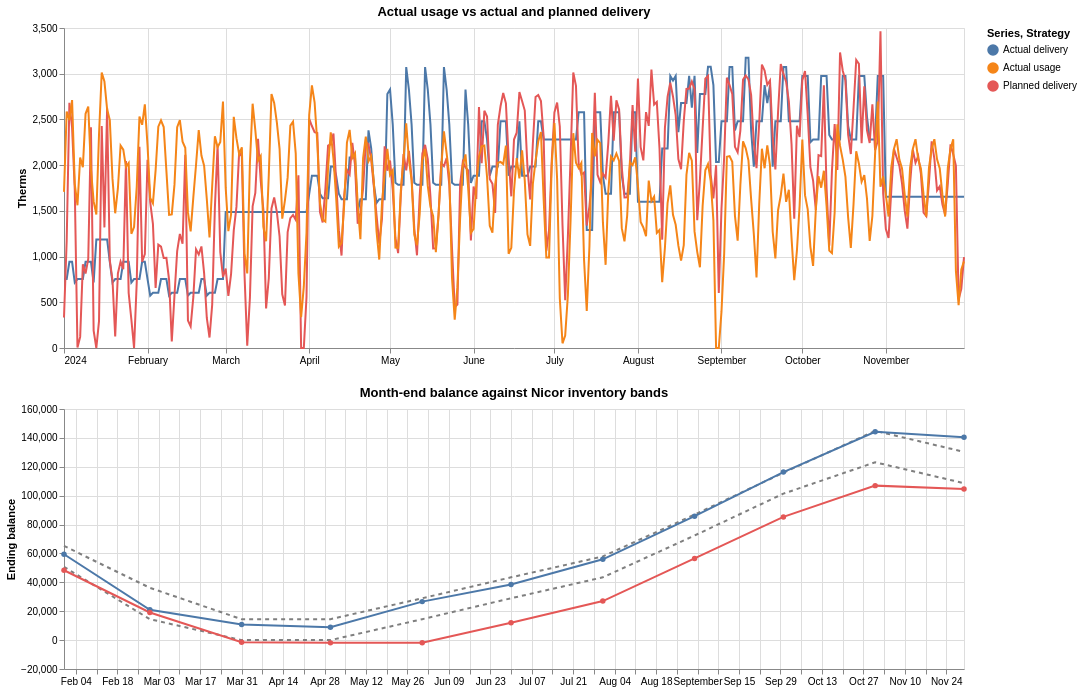

Notebook code for this chart:
### Code cell
delivery_chart = (
    alt.Chart(delivery_compare)
    .mark_line()
    .encode(
        x=alt.X("Date:T", title=None),
        y=alt.Y("therms:Q", title="Therms"),
        color=alt.Color("series:N", title="Series"),
        tooltip=["Date:T", "series:N", alt.Tooltip("therms:Q", format=".1f")],
    )
    .properties(width=900, height=320, title="Actual usage vs actual and planned delivery")
)

band_frame = month_end_balance.loc[:, ["Date", "min_inventory", "max_inventory"]].drop_duplicates()
band_lower = alt.Chart(band_frame).mark_line(strokeDash=[4, 4], color="#7f7f7f").encode(
    x=alt.X("Date:T", title=None),
    y=alt.Y("min_inventory:Q", title="Ending balance"),
    tooltip=["Date:T", alt.Tooltip("min_inventory:Q", format=".1f")],
)
band_upper = alt.Chart(band_frame).mark_line(strokeDash=[4, 4], color="#7f7f7f").encode(
    x=alt.X("Date:T", title=None),
    y=alt.Y("max_inventory:Q", title="Ending balance"),
    tooltip=["Date:T", alt.Tooltip("max_inventory:Q", format=".1f")],
)
balance_lines = alt.Chart(month_end_balance).mark_line(point=True).encode(
    x=alt.X("Date:T", title=None),
    y=alt.Y("ending_balance:Q", title="Ending balance"),
    color=alt.Color("strategy:N", title="Strategy"),
    tooltip=["Date:T", "strategy:N", alt.Tooltip("ending_balance:Q", format=".1f")],
)

month_end_chart = (band_lower + band_upper + balance_lines).properties(
    width=900,
    height=260,
    title="Month-end balance against Nicor inventory bands",
)

delivery_chart & month_end_chart

### Figure 1 — Vega-Lite specification as saved in the notebook (floating-point values rounded to 4 significant figures; data arrays with more than 128 entries replaced by an {"elided": "..."} marker saying what was removed)
{"config": {"view": {"continuousWidth": 300, "continuousHeight": 300}}, "vconcat": [{"data": {"name": "data-c0c401986cc0b91237c83c4897797104"}, "mark": {"type": "line"}, "encoding": {"color": {"field": "series", "title": "Series", "type": "nominal"}, "tooltip": [{"field": "Date", "type": "temporal"}, {"field": "series", "type": "nominal"}, {"field": "therms", "format": ".1f", "type": "quantitative"}], "x": {"field": "Date", "title": null, "type": "temporal"}, "y": {"field": "therms", "title": "Therms", "type": "quantitative"}}, "height": 320, "title": "Actual usage vs actual and planned delivery", "width": 900}, {"layer": [{"mark": {"type": "line", "color": "#7f7f7f", "strokeDash": [4, 4]}, "encoding": {"tooltip": [{"field": "Date", "type": "temporal"}, {"field": "min_inventory", "format": ".1f", "type": "quantitative"}], "x": {"field": "Date", "title": null, "type": "temporal"}, "y": {"field": "min_inventory", "title": "Ending balance", "type": "quantitative"}}}, {"mark": {"type": "line", "color": "#7f7f7f", "strokeDash": [4, 4]}, "encoding": {"tooltip": [{"field": "Date", "type": "temporal"}, {"field": "max_inventory", "format": ".1f", "type": "quantitative"}], "x": {"field": "Date", "title": null, "type": "temporal"}, "y": {"field": "max_inventory", "title": "Ending balance", "type": "quantitative"}}}, {"data": {"name": "data-a1279063461633b5ce5a87a1d07ea0a6"}, "mark": {"type": "line", "point": true}, "encoding": {"color": {"field": "strategy", "title": "Strategy", "type": "nominal"}, "tooltip": [{"field": "Date", "type": "temporal"}, {"field": "strategy", "type": "nominal"}, {"field": "ending_balance", "format": ".1f", "type": "quantitative"}], "x": {"field": "Date", "title": null, "type": "temporal"}, "y": {"field": "ending_balance", "title": "Ending balance", "type": "quantitative"}}}], "data": {"name": "data-99c62e01eabd8637d549c94cccee4da7"}, "height": 260, "title": "Month-end balance against Nicor inventory bands", "width": 900}], "$schema": "https://vega.github.io/schema/vega-lite/v6.1.0.json", "datasets": {"data-c0c401986cc0b91237c83c4897797104": {"elided": "1005 records"}, "data-99c62e01eabd8637d549c94cccee4da7": [{"Date": "2024-01-31T00:00:00", "min_inventory": 50690.0, "max_inventory": 65180.0}, {"Date": "2024-02-29T00:00:00", "min_inventory": 14480.0, "max_inventory": 36210.0}, {"Date": "2024-03-31T00:00:00", "min_inventory": 0.0, "max_inventory": 14480.0}, {"Date": "2024-04-30T00:00:00", "min_inventory": 0.0, "max_inventory": 14480.0}, {"Date": "2024-05-31T00:00:00", "min_inventory": 14480.0, "max_inventory": 28970.0}, {"Date": "2024-06-30T00:00:00", "min_inventory": 28970.0, "max_inventory": 43450.0}, {"Date": "2024-07-31T00:00:00", "min_inventory": 43450.0, "max_inventory": 57940.0}, {"Date": "2024-08-31T00:00:00", "min_inventory": 72420.0, "max_inventory": 86900.0}, {"Date": "2024-09-30T00:00:00", "min_inventory": 101400.0, "max_inventory": 115900.0}, {"Date": "2024-10-31T00:00:00", "min_inventory": 123100.0, "max_inventory": 144800.0}, {"Date": "2024-11-30T00:00:00", "min_inventory": 108600.0, "max_inventory": 130400.0}], "data-a1279063461633b5ce5a87a1d07ea0a6": [{"Date": "2024-01-31T00:00:00", "strategy": "Actual delivery", "ending_balance": 59440.0, "min_inventory": 50690.0, "max_inventory": 65180.0}, {"Date": "2024-02-29T00:00:00", "strategy": "Actual delivery", "ending_balance": 20950.0, "min_inventory": 14480.0, "max_inventory": 36210.0}, {"Date": "2024-03-31T00:00:00", "strategy": "Actual delivery", "ending_balance": 10860.0, "min_inventory": 0.0, "max_inventory": 14480.0}, {"Date": "2024-04-30T00:00:00", "strategy": "Actual delivery", "ending_balance": 8961.0, "min_inventory": 0.0, "max_inventory": 14480.0}, {"Date": "2024-05-31T00:00:00", "strategy": "Actual delivery", "ending_balance": 26650.0, "min_inventory": 14480.0, "max_inventory": 28970.0}, {"Date": "2024-06-30T00:00:00", "strategy": "Actual delivery", "ending_balance": 38480.0, "min_inventory": 28970.0, "max_inventory": 43450.0}, {"Date": "2024-07-31T00:00:00", "strategy": "Actual delivery", "ending_balance": 55950.0, "min_inventory": 43450.0, "max_inventory": 57940.0}, {"Date": "2024-08-31T00:00:00", "strategy": "Actual delivery", "ending_balance": 85770.0, "min_inventory": 72420.0, "max_inventory": 86900.0}, {"Date": "2024-09-30T00:00:00", "strategy": "Actual delivery", "ending_balance": 116400.0, "min_inventory": 101400.0, "max_inventory": 115900.0}, {"Date": "2024-10-31T00:00:00", "strategy": "Actual delivery", "ending_balance": 144300.0, "min_inventory": 123100.0, "max_inventory": 144800.0}, {"Date": "2024-11-30T00:00:00", "strategy": "Actual delivery", "ending_balance": 140500.0, "min_inventory": 108600.0, "max_inventory": 130400.0}, {"Date": "2024-01-31T00:00:00", "strategy": "Planned delivery", "ending_balance": 48360.0, "min_inventory": 50690.0, "max_inventory": 65180.0}, {"Date": "2024-02-29T00:00:00", "strategy": "Planned delivery", "ending_balance": 19140.0, "min_inventory": 14480.0, "max_inventory": 36210.0}, {"Date": "2024-03-31T00:00:00", "strategy": "Planned delivery", "ending_balance": -1404.0, "min_inventory": 0.0, "max_inventory": 14480.0}, {"Date": "2024-04-30T00:00:00", "strategy": "Planned delivery", "ending_balance": -1907.0, "min_inventory": 0.0, "max_inventory": 14480.0}, {"Date": "2024-05-31T00:00:00", "strategy": "Planned delivery", "ending_balance": -1769.0, "min_inventory": 14480.0, "max_inventory": 28970.0}, {"Date": "2024-06-30T00:00:00", "strategy": "Planned delivery", "ending_balance": 11970.0, "min_inventory": 28970.0, "max_inventory": 43450.0}, {"Date": "2024-07-31T00:00:00", "strategy": "Planned delivery", "ending_balance": 27050.0, "min_inventory": 43450.0, "max_inventory": 57940.0}, {"Date": "2024-08-31T00:00:00", "strategy": "Planned delivery", "ending_balance": 56560.0, "min_inventory": 72420.0, "max_inventory": 86900.0}, {"Date": "2024-09-30T00:00:00", "strategy": "Planned delivery", "ending_balance": 85300.0, "min_inventory": 101400.0, "max_inventory": 115900.0}, {"Date": "2024-10-31T00:00:00", "strategy": "Planned delivery", "ending_balance": 106900.0, "min_inventory": 123100.0, "max_inventory": 144800.0}, {"Date": "2024-11-30T00:00:00", "strategy": "Planned delivery", "ending_balance": 104500.0, "min_inventory": 108600.0, "max_inventory": 130400.0}]}}
